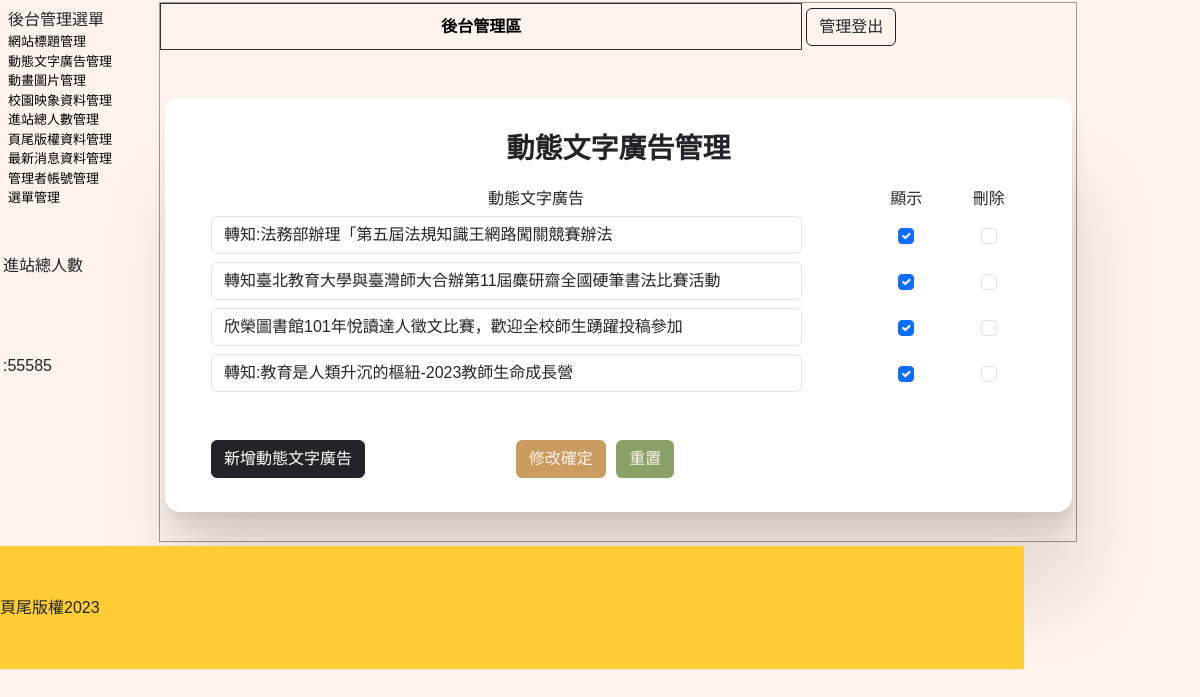
The page /back原.php?do=ad (signed in) on the database its author committed.
### tables this page shows
CREATE TABLE `total` (
  `id` int(10) NOT NULL,
  `total` int(10) NOT NULL DEFAULT 0
);

CREATE TABLE `ad` (
  `id` int(10) UNSIGNED NOT NULL,
  `text` text NOT NULL,
  `sh` int(1) UNSIGNED NOT NULL
);

CREATE TABLE `bottom` (
  `id` int(10) NOT NULL,
  `bottom` text NOT NULL
);

### api/db.php (called while the page is built, shortened)
<?php
class DB
{
    protected $dsn = "mysql:host=localhost;charset=utf8;dbname=dbhw";
    protected $pdo;
    protected $table;
    public function __construct($table)
    {
        $this->table = $table;
        $this->pdo = new PDO($this->dsn, 'root', '');
    }
    function all($where = '', $other = '')
    {
        $sql = "select * from `$this->table` ";
        $sql = $this->sql_all($sql, $where, $other);
        return $this->pdo->query($sql)->fetchAll(PDO::FETCH_ASSOC);
    }
    function find($id)
    {
        $sql = "select * from `$this->table` ";
        if (is_array($id)) {
            $tmp = $this->a2s($id);
            $sql .= " where " . join(" && ", $tmp);
        } else if (is_numeric($id)) {
            $sql .= " where `id`='$id'";
        }
        $row = $this->pdo->query($sql)->fetch(PDO::FETCH_ASSOC);
        return $row;
    }
    private function a2s($array)
    {
        foreach ($array as $col => $value) {
            $tmp[] = "`$col`='$value'";
        }
        return $tmp;
    }
    private function sql_all($sql, $array, $other)
    {
        if (isset($this->table) && !empty($this->table)) {
            if (is_array($array)) {
                if (!empty($array)) {
                    $tmp = $this->a2s($array);
                    $sql .= " where " . join(" && ", $tmp);
                }
            } else {
                $sql .= " $array";
            }
            $sql .= $other;
            return $sql;
        }
    }
}
$Title = new DB('titles');
$Total = new DB('total');
$Bottom = new DB('bottom');
if (isset($_GET['do'])) {
    if (isset(${ucfirst($_GET['do'])})) {
        $DB = ${ucfirst($_GET['do'])};
    }
} else {
    $DB = $Title;
}

### back/ad.php (the view, shortened to what this page needs)
<div class="col" style="height: 80%;">
    <div class="row mt-5 my-box-shadow">
        <p class="text-center fs-3 fw-bold">動態文字廣告管理</p>
        <form method="post" action="./api/edit.php">
            <table width="100%" style="text-align: center;">
                <tbody>
                    <tr class="yel">
                        <td width="80%">動態文字廣告</td>
                        <td width="10%">顯示</td>
                        <td width="10%">刪除</td>
                    </tr>
                    <?php
                    $rows = $DB->all();
                    foreach ($rows as $row) {
                    ?>
                        <tr>
                            <td><input class="form-control" type="text" name="text[]" value="<?= $row['text']; ?>" style="width:90%"></td>
                            <td><input class="form-check-input" type="checkbox" name="sh[]" value="<?= $row['id']; ?>" <?= ($row['sh'] == 1) ? 'checked' : ''; ?>></td>
                            <td><input class="form-check-input" type="checkbox" name="del[]" value="<?= $row['id']; ?>"></td>
                        </tr>
                    <?php
                    }
                    ?>
                </tbody>
            </table>
            <table style="margin-top:40px; width:70%;">
                <tbody>
                    <tr>
                        <td width="200px"><input class="btn btn-dark" type="button" onclick="op('#cover','#cvr','./modal/<?= $do; ?>.php?table=<?= $do; ?>')" value="新增動態文字廣告"></td>
                        <td class="cent">
                            <input class="btn my-btn-ok" type="submit" value="修改確定">
                            <input class="btn my-btn-reset" type="reset" value="重置">
                        </td>
                    </tr>
                </tbody>
            </table>
        </form>
    </div>
</div>

### back原.php (shortened to what this page needs)
<?php include_once "./api/db.php";
?>
<!DOCTYPE html PUBLIC "-//W3C//DTD XHTML 1.0 Transitional//EN" "http://www.w3.org/TR/xhtml1/DTD/xhtml1-transitional.dtd">
<html xmlns="http://www.w3.org/1999/xhtml">
<head>
	<link rel="stylesheet" href="./plugin/css/bootstrap.css">
	<link href="./css/css.css" rel="stylesheet" type="text/css">
	<link rel="stylesheet" href="https://cdnjs.cloudflare.com/ajax/libs/font-awesome/6.4.2/css/all.min.css" />
</head>
<body>
	<div id="main">
		<div id="ms">
			<div id="lf" style="float:left;">
				<div id="menuput" class="dbor">
					<span class="t botli">後台管理選單</span>
					<a style="color:#000; font-size:13px; text-decoration:none;" href="?do=title">
						<div class="mainmu">
							網站標題管理 </div>
					</a>
					<a style="color:#000; font-size:13px; text-decoration:none;" href="?do=ad">
						<div class="mainmu">
							動態文字廣告管理 </div>
					</a>
					<a style="color:#000; font-size:13px; text-decoration:none;" href="?do=mvim">
						<div class="mainmu">
							動畫圖片管理 </div>
					</a>
					<a style="color:#000; font-size:13px; text-decoration:none;" href="?do=image">
						<div class="mainmu">
							校園映象資料管理 </div>
					</a>
					<a style="color:#000; font-size:13px; text-decoration:none;" href="?do=total">
						<div class="mainmu">
							進站總人數管理 </div>
					</a>
					<a style="color:#000; font-size:13px; text-decoration:none;" href="?do=bottom">
						<div class="mainmu">
							頁尾版權資料管理 </div>
					</a>
					<a style="color:#000; font-size:13px; text-decoration:none;" href="?do=news">
						<div class="mainmu">
							最新消息資料管理 </div>
					</a>
					<a style="color:#000; font-size:13px; text-decoration:none;" href="?do=admin">
						<div class="mainmu">
							管理者帳號管理 </div>
					</a>
					<a style="color:#000; font-size:13px; text-decoration:none;" href="?do=menu">
						<div class="mainmu">
							選單管理 </div>
					</a>
				</div>
				<div class="dbor" style="margin:3px; width:95%; height:20%; line-height:100px;">
					<span class="t">進站總人數 :<?= $Total->find(1)['total']; ?></span>
				</div>
			</div>
			<div class="di" style="height:540px; border:#999 1px solid; width:76.5%; margin:2px 0px 0px 0px; float:left; position:relative; left:20px;">
				<table width="100%">
					<tbody>
						<tr>
							<td style="width:70%;font-weight:800; border:#333 1px solid; border-radius:3px;" class="cent"><a href="?do=admin" style="color:#000; text-decoration:none;">後台管理區</a></td>
							<td><button onclick="location.href='./api/logout.php'" class="my-btn btn btn-outline-dark">管理登出</button></td>
						</tr>
					</tbody>
				</table>
				<?php
				$do = $_GET['do'] ?? 'title';
				$file = "./back/{$do}.php";
				if (file_exists($file)) {
					include $file;
				} else {
					include "./back/title.php";
				}
				?>
			</div>
		</div>
		<div style="width:1024px; left:0px; position:relative; background:#FC3; margin-top:4px; height:123px; display:block;">
			<span class="t" style="line-height:123px;"><?= $Bottom->find(1)['bottom']; ?></span>
		</div>
	</div>
</body>
</html>

### css/css.css (style rules this page uses)
body { padding: 0px; margin: 0px !important; box-sizing: border-box; font-family: 'Noto Sans TC', sans-serif !important; font-size: 16px !important; background-color: #fff4ed !important; }
.my-box-shadow { box-shadow: 0.7px 5.7px 5.3px rgba(0, 0, 0, 0.038), 2.5px 19.2px 17.9px rgba(0, 0, 0, 0.07), 11px 86px 80px rgba(0, 0, 0, 0.11); -webkit-border-radius: 15px; -moz-border-radius: 15px; border-radius: 15px; background-color: white; width: 99%; padding: 30px; margin: auto; overflow: auto; }
#menuput { width: 100%; height: 75%; position: relative; padding: 5px; display: block; margin: 3px; }
.cent { text-align: center; }
input, button { border: #999 1px solid; border-radius: 3px; background: #EFEFEF; padding: 5px; margin: 3px; }
a { text-decoration: none; }
.my-btn-ok { background-color: rgb(202, 156, 95); color: #fff4ed; }
.my-btn-reset { background-color: #89a067; color: #fff4ed; }

### rows shown on the page
total: total "55585"
ad: text "轉知:法務部辦理「第五屆法規知識王網路闖關競賽辦法", sh "☑"
ad: text "轉知臺北教育大學與臺灣師大合辦第11屆麋研齋全國硬筆書法比賽活動", sh "☑"
ad: text "欣榮圖書館101年悅讀達人徵文比賽，歡迎全校師生踴躍投稿參加", sh "☑"
ad: text "轉知:教育是人類升沉的樞紐-2023教師生命成長營", sh "☑"
bottom: bottom "頁尾版權2023"
